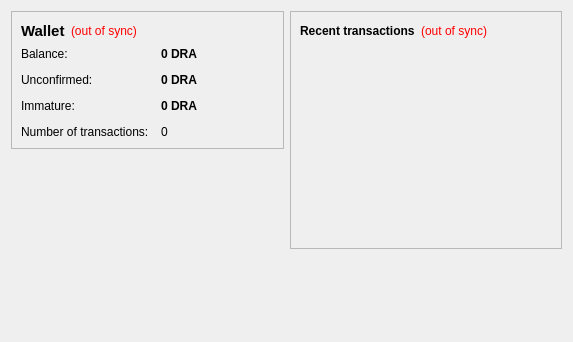
<?xml version="1.0" encoding="UTF-8"?>
<ui version="4.0">
 <class>OverviewPage</class>
 <widget class="QWidget" name="OverviewPage">
  <property name="geometry">
   <rect>
    <x>0</x>
    <y>0</y>
    <width>573</width>
    <height>342</height>
   </rect>
  </property>
  <property name="windowTitle">
   <string>Form</string>
  </property>
  <layout class="QHBoxLayout" name="horizontalLayout" stretch="1,1">
   <item>
    <layout class="QVBoxLayout" name="verticalLayout_2">
     <item>
      <widget class="QFrame" name="frame">
       <property name="frameShape">
        <enum>QFrame::StyledPanel</enum>
       </property>
       <property name="frameShadow">
        <enum>QFrame::Raised</enum>
       </property>
       <layout class="QVBoxLayout" name="verticalLayout_4">
        <item>
         <layout class="QHBoxLayout" name="horizontalLayout_4">
          <item>
           <widget class="QLabel" name="label_5">
            <property name="font">
             <font>
              <pointsize>11</pointsize>
              <weight>75</weight>
              <bold>true</bold>
             </font>
            </property>
            <property name="text">
             <string>Wallet</string>
            </property>
           </widget>
          </item>
          <item>
           <widget class="QLabel" name="labelWalletStatus">
            <property name="toolTip">
             <string>The displayed information may be out of date. Your wallet automatically synchronizes with the DoraCoin network after a connection is established, but this process has not completed yet.</string>
            </property>
            <property name="styleSheet">
             <string notr="true">QLabel { color: red; }</string>
            </property>
            <property name="text">
             <string notr="true">(out of sync)</string>
            </property>
            <property name="alignment">
             <set>Qt::AlignLeading|Qt::AlignLeft|Qt::AlignVCenter</set>
            </property>
           </widget>
          </item>
          <item>
           <spacer name="horizontalSpacer_2">
            <property name="orientation">
             <enum>Qt::Horizontal</enum>
            </property>
            <property name="sizeHint" stdset="0">
             <size>
              <width>40</width>
              <height>20</height>
             </size>
            </property>
           </spacer>
          </item>
         </layout>
        </item>
        <item>
         <layout class="QFormLayout" name="formLayout_2">
          <property name="fieldGrowthPolicy">
           <enum>QFormLayout::AllNonFixedFieldsGrow</enum>
          </property>
          <property name="horizontalSpacing">
           <number>12</number>
          </property>
          <property name="verticalSpacing">
           <number>12</number>
          </property>
          <item row="0" column="0">
           <widget class="QLabel" name="label">
            <property name="text">
             <string>Balance:</string>
            </property>
           </widget>
          </item>
          <item row="0" column="1">
           <widget class="QLabel" name="labelBalance">
            <property name="font">
             <font>
              <weight>75</weight>
              <bold>true</bold>
             </font>
            </property>
            <property name="cursor">
             <cursorShape>IBeamCursor</cursorShape>
            </property>
            <property name="toolTip">
             <string>Your current balance</string>
            </property>
            <property name="text">
             <string notr="true">0 DRA</string>
            </property>
            <property name="textInteractionFlags">
             <set>Qt::LinksAccessibleByMouse|Qt::TextSelectableByKeyboard|Qt::TextSelectableByMouse</set>
            </property>
           </widget>
          </item>
          <item row="1" column="0">
           <widget class="QLabel" name="label_3">
            <property name="text">
             <string>Unconfirmed:</string>
            </property>
           </widget>
          </item>
          <item row="1" column="1">
           <widget class="QLabel" name="labelUnconfirmed">
            <property name="font">
             <font>
              <weight>75</weight>
              <bold>true</bold>
             </font>
            </property>
            <property name="cursor">
             <cursorShape>IBeamCursor</cursorShape>
            </property>
            <property name="toolTip">
             <string>Total of transactions that have yet to be confirmed, and do not yet count toward the current balance</string>
            </property>
            <property name="text">
             <string notr="true">0 DRA</string>
            </property>
            <property name="textInteractionFlags">
             <set>Qt::LinksAccessibleByMouse|Qt::TextSelectableByKeyboard|Qt::TextSelectableByMouse</set>
            </property>
           </widget>
          </item>
          <item row="3" column="0">
           <widget class="QLabel" name="label_2">
            <property name="text">
             <string>Number of transactions:</string>
            </property>
           </widget>
          </item>
          <item row="3" column="1">
           <widget class="QLabel" name="labelNumTransactions">
            <property name="toolTip">
             <string>Total number of transactions in wallet</string>
            </property>
            <property name="text">
             <string notr="true">0</string>
            </property>
           </widget>
          </item>
          <item row="2" column="0">
           <widget class="QLabel" name="labelImmatureText">
            <property name="text">
             <string>Immature:</string>
            </property>
           </widget>
          </item>
          <item row="2" column="1">
           <widget class="QLabel" name="labelImmature">
            <property name="font">
             <font>
              <weight>75</weight>
              <bold>true</bold>
             </font>
            </property>
            <property name="toolTip">
             <string>Mined balance that has not yet matured</string>
            </property>
            <property name="text">
             <string notr="true">0 DRA</string>
            </property>
            <property name="textInteractionFlags">
             <set>Qt::LinksAccessibleByMouse|Qt::TextSelectableByKeyboard|Qt::TextSelectableByMouse</set>
            </property>
           </widget>
          </item>
         </layout>
        </item>
       </layout>
      </widget>
     </item>
     <item>
      <spacer name="verticalSpacer">
       <property name="orientation">
        <enum>Qt::Vertical</enum>
       </property>
       <property name="sizeHint" stdset="0">
        <size>
         <width>20</width>
         <height>40</height>
        </size>
       </property>
      </spacer>
     </item>
    </layout>
   </item>
   <item>
    <layout class="QVBoxLayout" name="verticalLayout_3">
     <item>
      <widget class="QFrame" name="frame_2">
       <property name="frameShape">
        <enum>QFrame::StyledPanel</enum>
       </property>
       <property name="frameShadow">
        <enum>QFrame::Raised</enum>
       </property>
       <layout class="QVBoxLayout" name="verticalLayout">
        <item>
         <layout class="QHBoxLayout" name="horizontalLayout_2">
          <item>
           <widget class="QLabel" name="label_4">
            <property name="text">
             <string>&lt;b&gt;Recent transactions&lt;/b&gt;</string>
            </property>
           </widget>
          </item>
          <item>
           <widget class="QLabel" name="labelTransactionsStatus">
            <property name="toolTip">
             <string>The displayed information may be out of date. Your wallet automatically synchronizes with the DoraCoin network after a connection is established, but this process has not completed yet.</string>
            </property>
            <property name="styleSheet">
             <string notr="true">QLabel { color: red; }</string>
            </property>
            <property name="text">
             <string notr="true">(out of sync)</string>
            </property>
            <property name="alignment">
             <set>Qt::AlignRight|Qt::AlignTrailing|Qt::AlignVCenter</set>
            </property>
           </widget>
          </item>
          <item>
           <spacer name="horizontalSpacer">
            <property name="orientation">
             <enum>Qt::Horizontal</enum>
            </property>
            <property name="sizeHint" stdset="0">
             <size>
              <width>40</width>
              <height>20</height>
             </size>
            </property>
           </spacer>
          </item>
         </layout>
        </item>
        <item>
         <widget class="QListView" name="listTransactions">
          <property name="styleSheet">
           <string notr="true">QListView { background: transparent; }</string>
          </property>
          <property name="frameShape">
           <enum>QFrame::NoFrame</enum>
          </property>
          <property name="verticalScrollBarPolicy">
           <enum>Qt::ScrollBarAlwaysOff</enum>
          </property>
          <property name="horizontalScrollBarPolicy">
           <enum>Qt::ScrollBarAlwaysOff</enum>
          </property>
          <property name="selectionMode">
           <enum>QAbstractItemView::NoSelection</enum>
          </property>
         </widget>
        </item>
       </layout>
      </widget>
     </item>
     <item>
      <spacer name="verticalSpacer_2">
       <property name="orientation">
        <enum>Qt::Vertical</enum>
       </property>
       <property name="sizeHint" stdset="0">
        <size>
         <width>20</width>
         <height>40</height>
        </size>
       </property>
      </spacer>
     </item>
    </layout>
   </item>
  </layout>
 </widget>
 <resources/>
 <connections/>
</ui>
